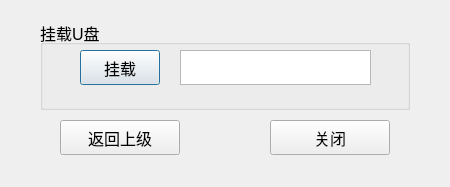
<?xml version="1.0" encoding="UTF-8"?>
<ui version="4.0">
 <class>mountUSB</class>
 <widget class="QDialog" name="mountUSB">
  <property name="geometry">
   <rect>
    <x>0</x>
    <y>0</y>
    <width>450</width>
    <height>187</height>
   </rect>
  </property>
  <property name="font">
   <font>
    <pointsize>12</pointsize>
   </font>
  </property>
  <property name="windowTitle">
   <string>Dialog</string>
  </property>
  <widget class="QGroupBox" name="groupBox">
   <property name="geometry">
    <rect>
     <x>40</x>
     <y>20</y>
     <width>370</width>
     <height>90</height>
    </rect>
   </property>
   <property name="title">
    <string>挂载U盘</string>
   </property>
   <widget class="QPushButton" name="pushButton_mount">
    <property name="geometry">
     <rect>
      <x>40</x>
      <y>30</y>
      <width>80</width>
      <height>35</height>
     </rect>
    </property>
    <property name="sizePolicy">
     <sizepolicy hsizetype="Preferred" vsizetype="Preferred">
      <horstretch>0</horstretch>
      <verstretch>0</verstretch>
     </sizepolicy>
    </property>
    <property name="minimumSize">
     <size>
      <width>80</width>
      <height>35</height>
     </size>
    </property>
    <property name="maximumSize">
     <size>
      <width>80</width>
      <height>35</height>
     </size>
    </property>
    <property name="text">
     <string>挂载</string>
    </property>
   </widget>
   <widget class="QTextEdit" name="textEdit_mount">
    <property name="geometry">
     <rect>
      <x>140</x>
      <y>30</y>
      <width>191</width>
      <height>35</height>
     </rect>
    </property>
   </widget>
  </widget>
  <widget class="QPushButton" name="pushButton_return">
   <property name="geometry">
    <rect>
     <x>60</x>
     <y>120</y>
     <width>120</width>
     <height>35</height>
    </rect>
   </property>
   <property name="minimumSize">
    <size>
     <width>0</width>
     <height>35</height>
    </size>
   </property>
   <property name="maximumSize">
    <size>
     <width>16777215</width>
     <height>35</height>
    </size>
   </property>
   <property name="text">
    <string>返回上级</string>
   </property>
  </widget>
  <widget class="QPushButton" name="pushButton_close">
   <property name="geometry">
    <rect>
     <x>270</x>
     <y>120</y>
     <width>120</width>
     <height>35</height>
    </rect>
   </property>
   <property name="minimumSize">
    <size>
     <width>0</width>
     <height>35</height>
    </size>
   </property>
   <property name="maximumSize">
    <size>
     <width>16777215</width>
     <height>35</height>
    </size>
   </property>
   <property name="text">
    <string>关闭</string>
   </property>
  </widget>
 </widget>
 <resources/>
 <connections/>
</ui>
